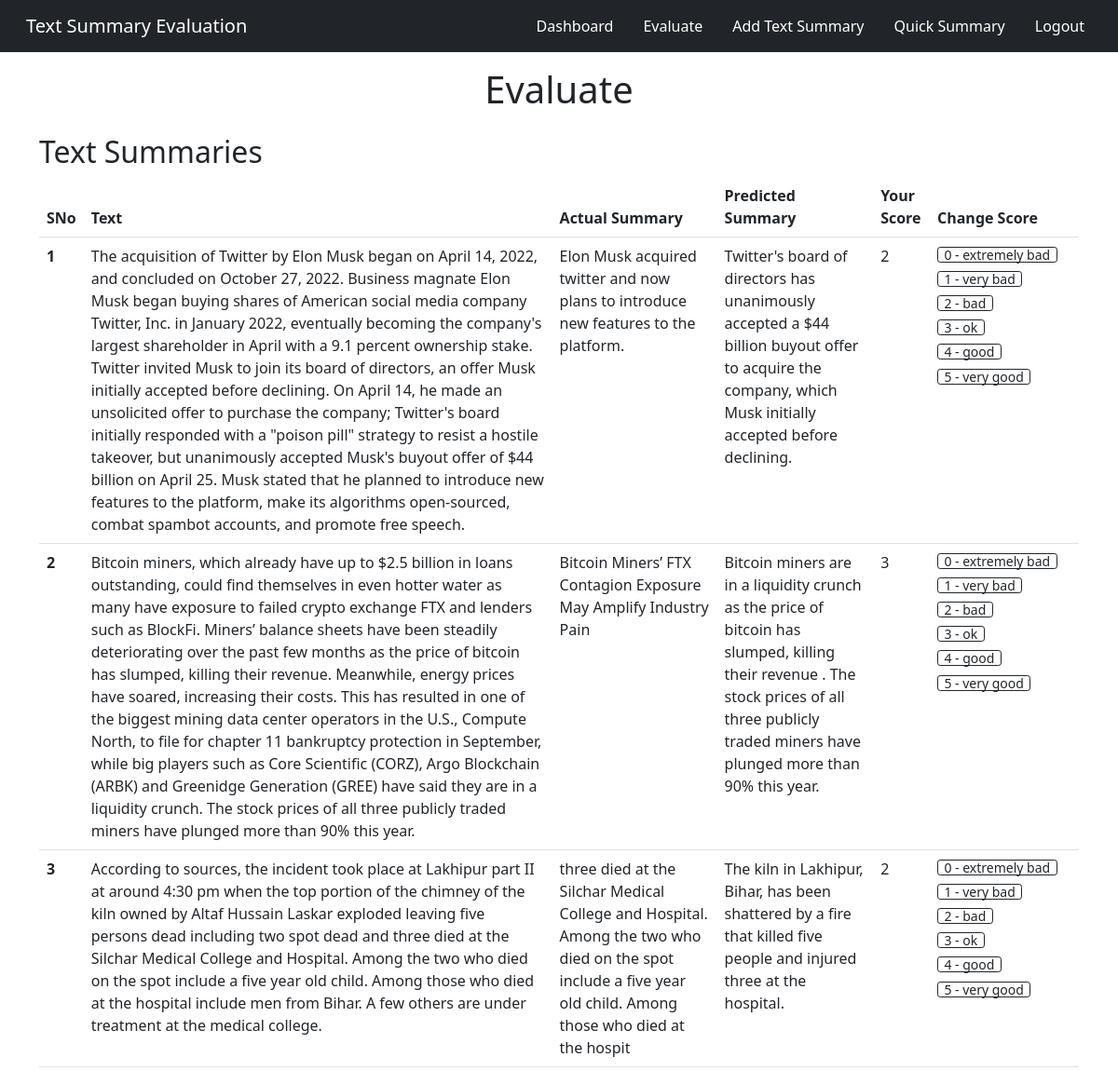
/evaluate (signed in, upper part), run on an earlier commit of the app's database.
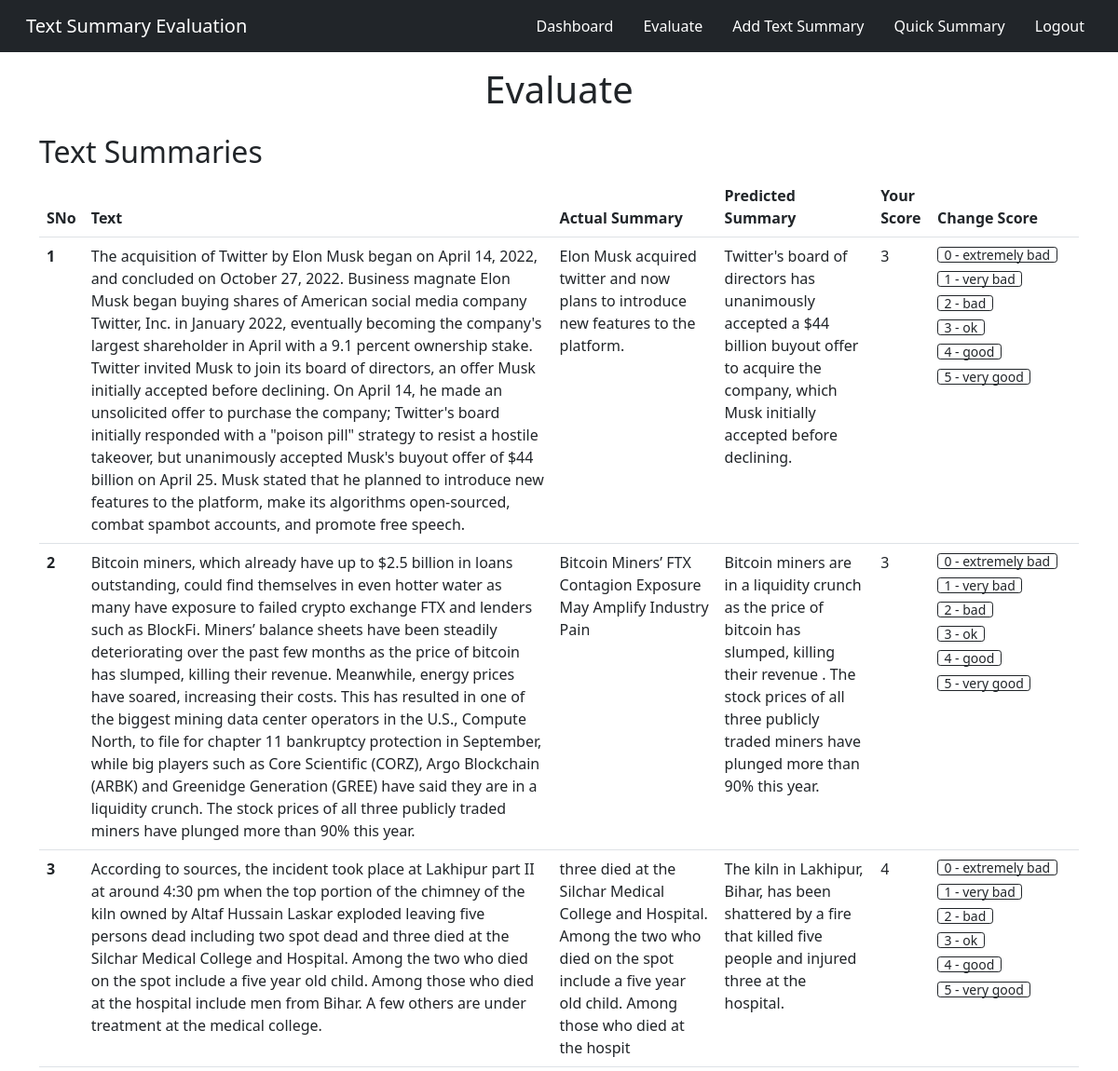
And on a later commit of the database.
### app.py (models this page shows, shortened)
class TextSum(db.Model):
    sno = db.Column(db.Integer, primary_key=True)
    text = db.Column(db.String(10000), nullable=False)
    predicted_summary = db.Column(db.String(1000), nullable=False)
    actual_summary = db.Column(db.String(1000), nullable=False)
    cos_sim_score = db.Column(db.Float, nullable=True)
    human_score = db.Column(db.Float, nullable=True)
    date_created = db.Column(db.DateTime, default=datetime.utcnow)

### app.py (the view)
@app.route('/evaluate', methods=['GET', 'POST'])
@login_required
def evaluate():
    allTextSum = TextSum.query.all()
    for textsum in allTextSum:
        score = Score.query.filter_by(textsum_sno=textsum.sno, user_id=current_user.id).first()
        textsum.human_score = None
        if score:
            textsum.human_score = int(score.score)
    return render_template('evaluate.html', allTextSum=allTextSum)

### app.py (called while the page is built)
@login_manager.user_loader
def load_user(user_id):
    return User.get(user_id)

    def get(id):
        return User.query.filter_by(id=id).first()

### templates/evaluate.html (shortened to what this page needs)
<!DOCTYPE html>
<html lang="en">
<head>
</head>
<body>
{% extends 'base2.html' %}
{% block body %}
    <h1>Evaluate</h1>
    <div class="container">
        <h2>Text Summaries</h2>
        {% if allTextSum|length == 0%}
            <div class="alert alert-dark" role="alert">
                No record
            </div>
        {% else %}
            <table class="table">
                <thead>
                    <tr>
                        <th scope="col">SNo</th>
                        <th scope="col">Text</th>
                        <th scope="col">Actual Summary</th>
                        <th scope="col">Predicted Summary</th>
                        <th scope="col">Your Score</th>
                        <th scope="col">Change Score</th>
                    </tr>
                </thead>
                <tbody>
                    {% for textsum in allTextSum %}
                        <tr>
                            <th scope="row">{{loop.index}}</th>
                            <td>{{textsum.text}}</td>
                            <td>{{textsum.actual_summary}}</td>
                            <td>{{textsum.predicted_summary}}</td>
                            <td>{{textsum.human_score}}</td>
                            <td style="width: 10rem">
                                <a type="button" class="btn btn-outline-dark btn-xs mb-2" href="/evaluate/update_score/{{textsum.sno}}/0">0 - extremely bad</a>
                                <a type="button" class="btn btn-outline-dark btn-xs mb-2" href="/evaluate/update_score/{{textsum.sno}}/1">1 - very bad</a> <br>
                                <a type="button" class="btn btn-outline-dark btn-xs mb-2" href="/evaluate/update_score/{{textsum.sno}}/2">2 - bad</a> <br>
                                <a type="button" class="btn btn-outline-dark btn-xs mb-2" href="/evaluate/update_score/{{textsum.sno}}/3">3 - ok</a> <br>
                                <a type="button" class="btn btn-outline-dark btn-xs mb-2" href="/evaluate/update_score/{{textsum.sno}}/4">4 - good</a> <br>
                                <a type="button" class="btn btn-outline-dark btn-xs mb-2" href="/evaluate/update_score/{{textsum.sno}}/5">5 - very good</a> <br>
                            </td>
                        </tr>
                    {% endfor %}
                </tbody>
            </table>
        {% endif %}
    </div>
{% endblock body %}

### templates/base2.html (shortened to what this page needs)
<!doctype html>
<html lang="en">
<head>
    <link href="https://cdn.jsdelivr.net/npm/bootstrap@5.2.1/dist/css/bootstrap.min.css" rel="stylesheet"
>
</head>
<body>
    <nav class="navbar navbar-expand navbar-dark bg-dark">
        <div class="container-fluid">
            <a class="navbar-brand ms-3">Text Summary Evaluation</a>
            <div class="collapse navbar-collapse" id="navbarSupportedContent">
                <ul class="navbar-nav ms-auto mb-2 mb-lg-0">
                    <li class="nav-item ms-3">
                        <a class="nav-link active" aria-current="page" href="{{url_for('dashboard')}}">Dashboard</a>
                    </li>
                    <li class="nav-item ms-3">
                        <a class="nav-link active" aria-current="page" href="{{url_for('evaluate')}}">Evaluate</a>
                    </li>
                    <li class="nav-item ms-3">
                        <a class="nav-link active" aria-current="page" href="{{url_for('textsum')}}">Add Text Summary</a>
                    </li>
                    <li class="nav-item ms-3">
                        <a class="nav-link active" aria-current="page" href="{{url_for('quick_summary')}}">Quick Summary</a>
                    </li>
                    <li class="nav-item ms-3 me-3">
                        <a class="nav-link active" aria-current="page" href="{{url_for('logout')}}">Logout</a>
                    </li>
                </ul>
            </div>
        </div>
    </nav>
{% block body %}
{% endblock body %}
</body>
</html>

### templates/evaluate.html (style rules this page uses)
h1 { padding: 1rem; text-align: center; }
.container { padding-bottom: 10rem; }
.btn-group-xs > .btn, .btn-xs { padding: .25rem .4rem !important; font-size: .875rem !important; line-height: .5 !important; border-radius: .2rem !important; }

What changed in the data, as far as the page shows it:
changed TextSum (number 1 of 3 on the later page): human_score "2" → "3"
changed TextSum (number 3 of 3 on the later page): human_score "2" → "4"
